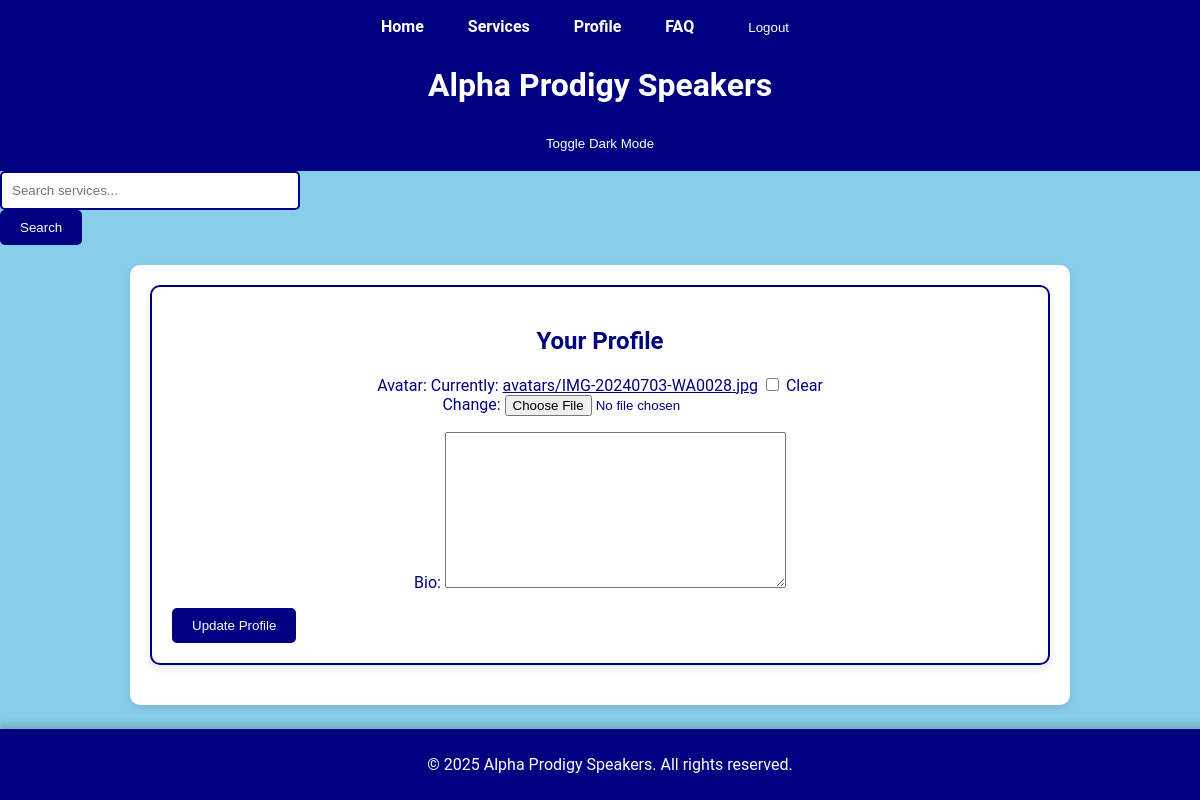
/speakers/profile/ (signed in), run on an earlier commit of the app's database.
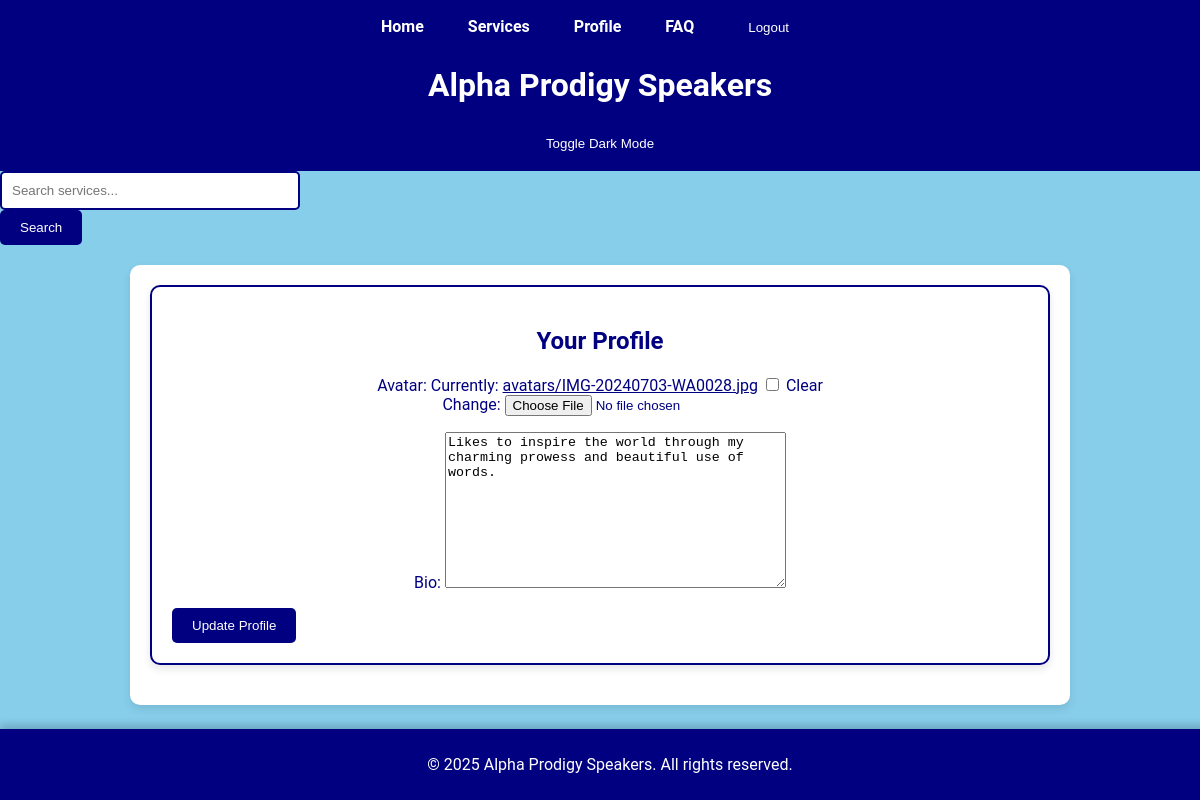
And on a later commit of the database.
### speakers/models.py (models this page shows, shortened)
class Profile(models.Model):
    user = models.OneToOneField(User, on_delete=models.CASCADE)
    avatar = models.ImageField(upload_to='avatars/', blank=True)
    bio = models.TextField(blank=True)

### speakers/views.py (the view)
# urls.py: path('profile/', views.profile_view, name='profile'),
@login_required
def profile_view(request):
    profile, created = Profile.objects.get_or_create(user=request.user)
    logger.info("Profile fetched or created: %s", profile)
    if request.method == 'POST':
        form = ProfileForm(request.POST, request.FILES, instance=profile)
        if form.is_valid():
            form.save()
            logger.info("Profile form is valid and saved")
            return redirect('profile')
        else:
            logger.warning("Profile form is not valid: %s", form.errors)
    else:
        form = ProfileForm(instance=profile)
    return render(request, 'profile.html', {'form': form, 'profile': profile})

### speakers/forms.py
class ProfileForm(forms.ModelForm):
    class Meta:
        model = Profile
        fields = ['avatar', 'bio']

### speakers/authentication.py (called while the page is built)
    def get_user(self, user_id):
        try:
            return UserModel.objects.get(pk=user_id)
        except UserModel.DoesNotExist:
            return None

### templates/htmls/profile.html (shortened to what this page needs)
{% extends 'base.html' %}
{% block content %}
<section id="profile">
    <h2>Your Profile</h2>
    <form method="post" enctype="multipart/form-data">
        {{ form.as_p }}
        <button type="submit" class="btn">Update Profile</button>
    </form>
</section>
{% endblock %}

### templates/htmls/base.html (shortened to what this page needs)
{% load static %}
<!DOCTYPE html>
<html lang="en">
<head>
    <link rel="stylesheet" href="{% static 'styles.css' %}">
</head>
<body>
    <header>
        <nav>
            <ul>
                <li><a href="{% url 'home' %}">Home</a></li>
                <li><a href="{% url 'service_list' %}">Services</a></li>
                <li><a href="{% url 'profile' %}">Profile</a></li>
                <li><a href="{% url 'faq' %}">FAQ</a></li>
                {% if user.is_authenticated %}
                    <li>
                        <form action="{% url 'logout' %}" method="post" style="display: inline;">
                            <button type="submit" style="background: none; border: none; color: white; cursor: pointer;">Logout</button>
                        </form>
                    </li>
                {% else %}
                    <li><a href="{% url 'login' %}">Login</a></li>
                {% endif %}
            </ul>
        </nav>
        <h1>
            {% block header %}
                Alpha Prodigy Speakers
            {% endblock %}
        </h1>
        <button id="dark-mode-toggle" class="btn">Toggle Dark Mode</button>
    </header>
    <form method="get" action="{% url 'search' %}">
        <input type="text" name="q" placeholder="Search services...">
        <button type="submit" class="btn">Search</button>
    </form>
    <main>
        {% block content %}
        {% endblock %}
    </main>
    <footer>
        <p>&copy; 2025 Alpha Prodigy Speakers. All rights reserved.</p>
    </footer>
</body>
</html>

### static/styles.css (style rules this page uses)
body { font-family: 'Roboto', sans-serif; background-color: skyblue; margin: 0; padding: 0; }
header, footer { background-color: navy; color: white; text-align: center; padding: 10px 0; }
header, header nav, header ul, header ul li, header ul li a, header h1, footer, footer p { color: white !important; }
nav ul { list-style-type: none; padding: 0; margin: 0; text-align: center; color: white; }
nav ul li { display: inline; margin-right: 20px; }
nav ul li a { color: white; text-decoration: none; font-weight: bold; padding: 5px 10px; }
main { margin: 20px auto; padding: 20px; background-color: white; border-radius: 10px; box-shadow: 0 4px 8px rgba(0, 0, 0, 0.1); max-width: 900px; }
section { background-color: white; border: 2px solid navy; border-radius: 10px; padding: 20px; margin-bottom: 20px; box-shadow: 0 4px 8px rgba(0, 0, 0, 0.1); transition: transform 0.2s; }
button[type="submit"], .btn { display: inline-block; padding: 10px 20px; background-color: navy; color: white; text-decoration: none; border-radius: 5px; border: none; cursor: pointer; transition: background-color 0.3s, transform 0.3s; }
input[type="text"] { padding: 10px; border: 2px solid navy; border-radius: 5px; width: calc(100% - 22px); max-width: 300px; margin-right: 10px; box-sizing: border-box; }
input[type="submit"], button[type="submit"] { display: inline-block; padding: 10px 20px; background-color: navy; color: white; text-decoration: none; border-radius: 5px; border: none; cursor: pointer; transition: background-color 0.3s, transform 0.3s; }
footer { position: fixed; bottom: 0; width: 100%; padding: 10px; color: white !important; box-shadow: 0 -4px 8px rgba(0, 0, 0, 0.2); }
p, h1, h2, h3, a { color: navy; text-align: center; }
header p, header h1, header h2, header h3, footer p, footer h1, footer h2, footer h3 { color: white; }

What changed in the data, as far as the page shows it:
changed Profile: bio (not shown) → "Likes to inspire the world through my charming prowess and beautiful use of words."
